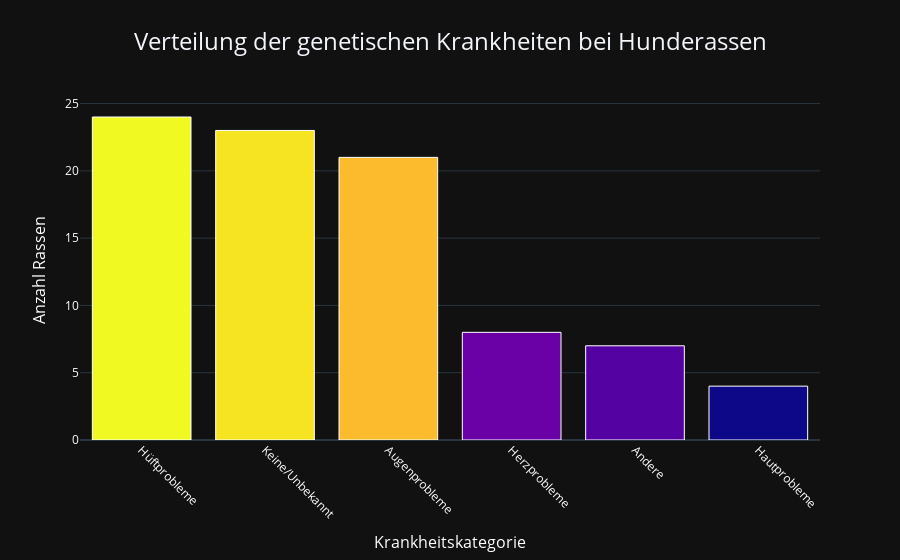

Notebook code cell kept with this figure:
### Code cell
# Häufigkeiten zählen und nach Häufigkeit sortieren
ailment_counts = data['Simplified_Ailments'].value_counts()

# Bar Chart erstellen
fig = px.bar(
    x=ailment_counts.index,
    y=ailment_counts.values,
    title='Verteilung der genetischen Krankheiten bei Hunderassen',
    labels={'x': 'Krankheitskategorie', 'y': 'Anzahl Rassen'},
    template='plotly_dark',
    color=ailment_counts.values
)

# Styling anpassen
fig.update_layout(
    title_x=0.5,
    title_xanchor='center',
    showlegend=False,
    title_font_size = 24
)

# Balken mit weißer Umrandung
fig.update_traces(
    marker=dict(
        line=dict(color='white', width=1)
    ),
    # Hover-Informationen
    hovertemplate='<b>%{x}</b><br>' +
                  'Anzahl: %{y} Rassen<br>' +
                  'Anteil: %{customdata:.1f}%<br>' +
                  '<extra></extra>',
    customdata=[(count / len(data)) * 100 for count in ailment_counts.values]
)

# Achsen anpassen
fig.update_xaxes(
    tickangle=45,
    title_font=dict(size=16, color="white"),
    tickfont=dict(size=12, color="white")
)

fig.update_yaxes(
    title_font=dict(size=16, color="white"),
    tickfont=dict(size=12, color="white")
)

# Farbskala ausblenden
fig.update_coloraxes(showscale=False)

fig.show()

#fig.write_html('count_ailments.html')

### Figure 1 — Plotly figure (JSON) as saved in the notebook; plotly's stock layout.template omitted (floating-point values rounded to 4 significant figures)
{"data": [{"customdata": [27.59, 26.44, 24.14, 9.195, 8.046, 4.598], "hovertemplate": "<b>%{x}</b><br>Anzahl: %{y} Rassen<br>Anteil: %{customdata:.1f}%<br><extra></extra>", "legendgroup": "", "marker": {"color": [24, 23, 21, 8, 7, 4], "coloraxis": "coloraxis", "line": {"color": "white", "width": 1}, "pattern": {"shape": ""}}, "name": "", "orientation": "v", "showlegend": false, "textposition": "auto", "type": "bar", "x": ["Hüftprobleme", "Keine/Unbekannt", "Augenprobleme", "Herzprobleme", "Andere", "Hautprobleme"], "xaxis": "x", "y": [24, 23, 21, 8, 7, 4], "yaxis": "y"}], "layout": {"barmode": "relative", "coloraxis": {"colorbar": {"title": {"text": "color"}}, "colorscale": [[0, "#0d0887"], [0.1111, "#46039f"], [0.2222, "#7201a8"], [0.3333, "#9c179e"], [0.4444, "#bd3786"], [0.5556, "#d8576b"], [0.6667, "#ed7953"], [0.7778, "#fb9f3a"], [0.8889, "#fdca26"], [1, "#f0f921"]], "showscale": false}, "legend": {"tracegroupgap": 0}, "showlegend": false, "title": {"font": {"size": 24}, "text": "Verteilung der genetischen Krankheiten bei Hunderassen", "x": 0.5, "xanchor": "center"}, "xaxis": {"anchor": "y", "domain": [0, 1], "tickangle": 45, "tickfont": {"color": "white", "size": 12}, "title": {"font": {"color": "white", "size": 16}, "text": "Krankheitskategorie"}}, "yaxis": {"anchor": "x", "domain": [0, 1], "tickfont": {"color": "white", "size": 12}, "title": {"font": {"color": "white", "size": 16}, "text": "Anzahl Rassen"}}}}
